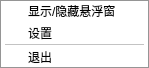
<?xml version="1.0" encoding="UTF-8"?>
<ui version="4.0">
 <class>TrayMenu</class>
 <widget class="QMenu" name="tray_menu">
  <action name="action_show_hide">
   <property name="text">
    <string>显示/隐藏悬浮窗</string>
   </property>
  </action>
  <action name="action_settings">
   <property name="text">
    <string>设置</string>
   </property>
  </action>
  <action name="action_quit">
   <property name="text">
    <string>退出</string>
   </property>
  </action>
  <addaction name="action_show_hide"/>
  <addaction name="action_settings"/>
  <addaction name="separator"/>
  <addaction name="action_quit"/>
 </widget>
 <resources/>
 <connections/>
</ui>
